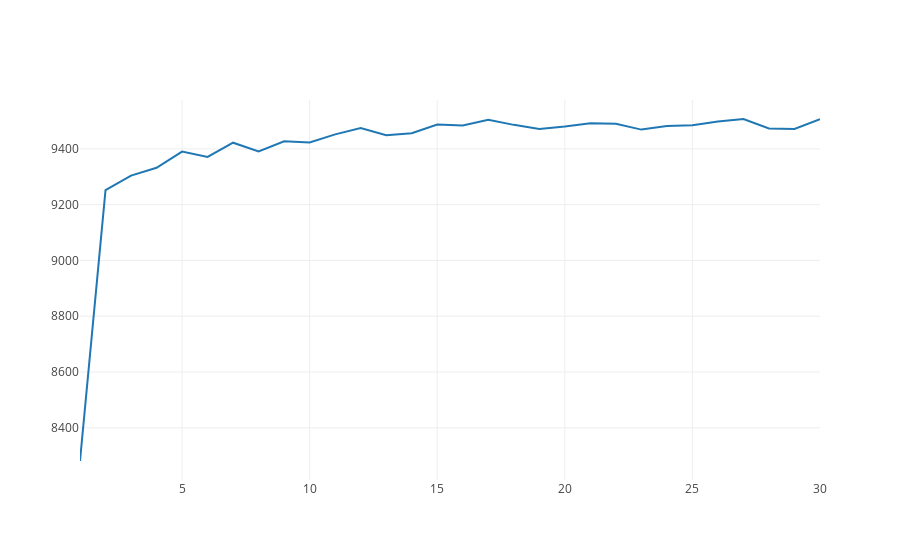

Notebook code for this chart:
### Markdown cell above
График роста точности:

### Code cell
iplot([{"x":epochs,"y":AccList}])

### Figure 1 — Plotly figure (JSON) as saved in the notebook; plotly's stock layout.template omitted (floating-point values rounded to 4 significant figures)
{"data": [{"type": "scatter", "uid": "9923ebd3-01f1-4739-87df-890758ee00ad", "x": [1, 2, 3, 4, 5, 6, 7, 8, 9, 10, 11, 12, 13, 14, 15, 16, 17, 18, 19, 20, 21, 22, 23, 24, 25, 26, 27, 28, 29, 30], "y": [8281, 9252, 9304, 9332, 9390, 9371, 9422, 9391, 9427, 9423, 9452, 9475, 9449, 9456, 9487, 9484, 9504, 9486, 9471, 9480, 9492, 9490, 9469, 9482, 9485, 9498, 9507, 9473, 9471, 9506]}], "layout": {}}
